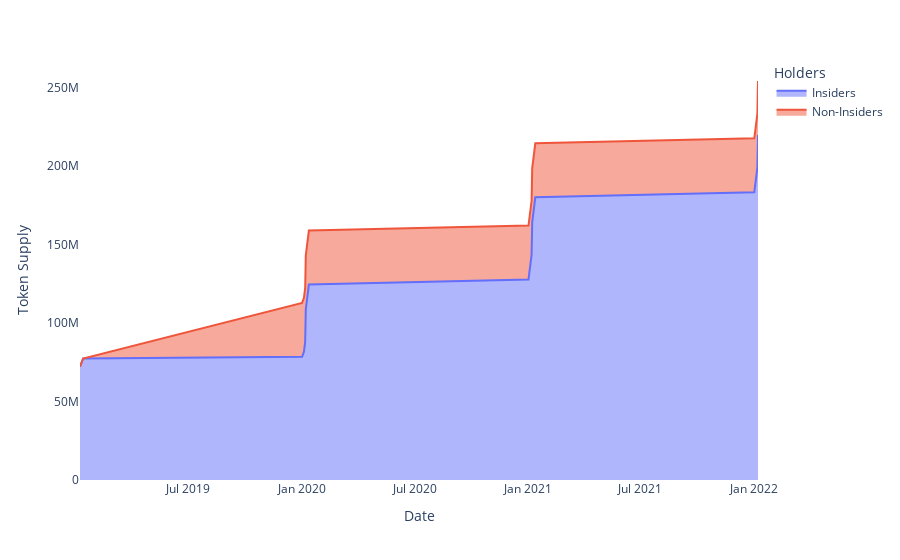

The code cell stored with this chart in its notebook:
### Code cell
fig = px.area(sxp[['Insiders', 'Non-Insiders']])
fig.update_layout(
    xaxis_title='Date',
    yaxis_title='Token Supply',
    legend_title='Holders',
    plot_bgcolor= 'rgba(0, 0, 0, 0)',
)

fig.show()
